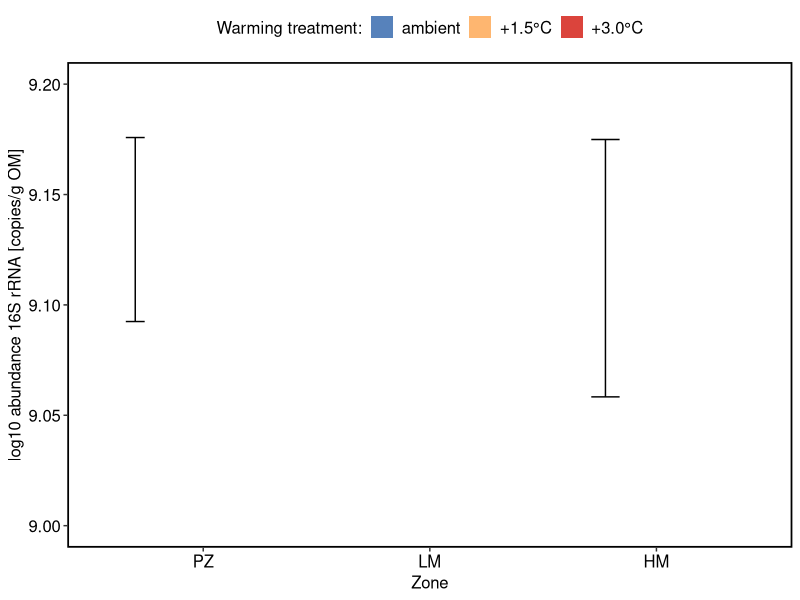

Write R code to recreate this figure.
## ---- chunk 1
knitr::opts_chunk$set(echo = TRUE)

#install.packages("tidyverse")       # edit data frames (long format)
#install.packages("ggplot2")         # Plot data (NDMS,)
#install.packages("ggpubr")           # arranged plots
## ---- chunk 2
library(tidyverse)
library(ggplot2)
library(ggpubr)
library(lme4)
library(car)
library(emmeans)
library(here)
## ---- chunk 3
# Set working directoy
setwd("./")

df_eub  <- read.delim(here("data", "qpcr", "df_copies_EUB.txt"), dec=".", sep="\t")
## ---- chunk 4
# Creates a theme for all plots in this study 
theme_JM <- theme(
  axis.title.x      = element_text(colour = "black", size = 12),
  axis.text.x       = element_text(colour = "black", size = 12), 
  axis.title.y      = element_text(colour = "black", size = 12),
  axis.text.y       = element_text(colour = "black", size = 12), 
  legend.title      = element_text(colour = "black", size = 12),
  legend.text       = element_text(colour = "black", size = 12), 
  legend.position   = "top",
  panel.background  = element_blank(), 
  panel.border      = element_rect(colour = "black", fill = NA, size = 1.2),
  legend.key        = element_blank(),
  strip.text.x      = element_text(colour = "black", size = 12),
  strip.text.y      = element_text(colour = "black", size = 12)
)
## ---- chunk 5
# Correctly format all factors
df_eub$Depth <- recode_factor(df_eub$Depth, "0-10" = "0-10 cm", "20-30" = "20-30 cm")  
df_eub$Treatment <- as.factor(df_eub$Treatment)
df_eub$Zone <- as.factor(df_eub$Zone)
df_eub$Treatment <- recode_factor(df_eub$Treatment, "ambient" = "ambient", "1.5C" = "+1.5°C", "3.0C" = "+3.0°C")
df_eub$Zone <- factor(df_eub$Zone, levels = c("PZ", "LM", "HM"))
## ---- chunk 6
plot_qpcr_bar_eub <- ggplot(df_eub, aes(x = Zone, y = log10_copies, fill = Treatment)) +
  stat_summary(fun = mean, geom = "bar", position = position_dodge(width = 0.9), alpha = 0.9, width = 0.7) +
  stat_summary(fun.data = mean_se, geom = "errorbar", position = position_dodge(width = 0.9), width = 0.25, color = "black") +
  scale_fill_manual(values = c("ambient" = "#4575B4", "+1.5°C" = "#FDAE61", "+3.0°C" = "#D73027"), name = "Warming treatment:") +
  labs(fill = "Treatment", y = "log10 abundance 16S rRNA [copies/g OM]", x = "Zone") +
  theme_JM +
  ylim(9, 9.2)
## ---- chunk 7
# Remove the root-barrier samples from the dataframe.
df_eub <- df_eub %>% 
  mutate(core_id = paste0(Plot, Subplot)) %>%
  filter(Subplot == "ctr")

stat_model_eub <- lmer(log10_copies ~ Treatment * Zone + (1|core_id), data = df_eub)
stat_res_eub <- Anova(stat_model_eub, type = 3)
stat_emm_eub <- emmeans(stat_model_eub, ~ Treatment | Zone)
stat_pairs_eub <- pairs(stat_emm_eub)

cat("\nANOVA EUB:\n")
print(stat_res_eub)
cat("\nPairwise Comparisons:\n")
print(stat_pairs_eub)
## ---- chunk 8
df_eub_summary <- df_eub %>%
  group_by(Zone, Treatment) %>%
  summarise(
    mean_abundance = mean(log10_copies, na.rm = TRUE),
    se_abundance = sd(log10_copies, na.rm = TRUE)/sqrt(n()),
    n = n(),
    .groups = "drop"
  )
df_eub_summary <- df_eub_summary %>%
  mutate(mean_se = paste0(round(mean_abundance, 2), " ± ", round(se_abundance, 2), " (n=", n, ")"))
print(df_eub_summary)

df_qpcr_sum  <- df_eub  %>%
  mutate(plotid = as.factor(Plot)) %>%
  group_by(plotid) %>%
  summarise("Abundance" = mean(log10_copies, na.rm=TRUE)) %>%
  ungroup()
print(df_qpcr_sum)
## ---- chunk 9
#ggpubr
#Kassambara A (2023). ggpubr: 'ggplot2' Based Publication Ready Plots. R package version 0.6.0, https://rpkgs.datanovia.com/ggpubr/.
